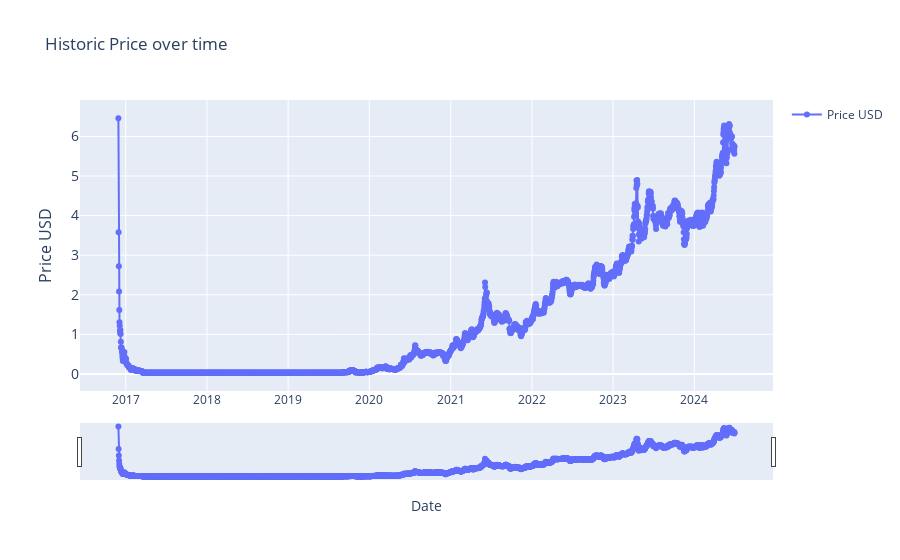

Notebook code cell kept with this figure:
### Markdown cell above
### Historic Price (0)  - DONE

### Code cell
import plotly.graph_objects as go
import pandas as pd
from ipywidgets import interact, DatePicker
import numpy as np

# renames current item to df
df = current_item.copy()

# Creating interactive widgets for date selection
start_date_picker = DatePicker(description='Start Date', value=START_DATE)
end_date_picker = DatePicker(description='End Date', value=END_DATE)

# Display the interactive widget
interact(lambda start_date, end_date: plot_historic_price(df, start_date, end_date),
         start_date=start_date_picker, end_date=end_date_picker)

### Figure 1 — Plotly figure (JSON) as saved in the notebook; plotly's stock layout.template omitted (floating-point values rounded to 4 significant figures; data arrays with more than 128 entries replaced by an {"elided": "..."} marker saying what was removed)
{"data": [{"mode": "lines+markers", "name": "Price USD", "type": "scatter", "x": {"elided": "2771 str values"}, "y": {"elided": "2771 float values"}}], "layout": {"showlegend": true, "title": {"text": "Historic Price over time"}, "xaxis": {"rangeslider": {"visible": true}, "title": {"text": "Date"}, "type": "date"}, "yaxis": {"tickfont": {"size": 14}, "title": {"font": {"size": 16}, "text": "Price USD"}}}}
